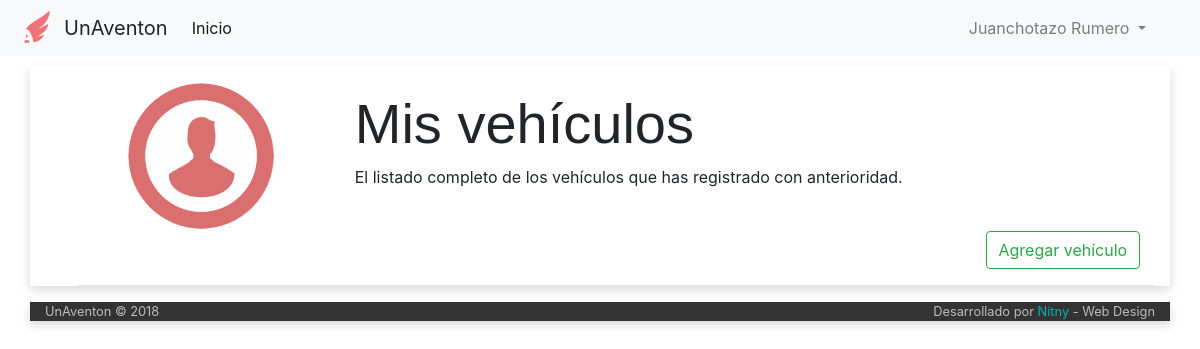
The page /listado-vehiculos (signed in) on the database as committed earlier.
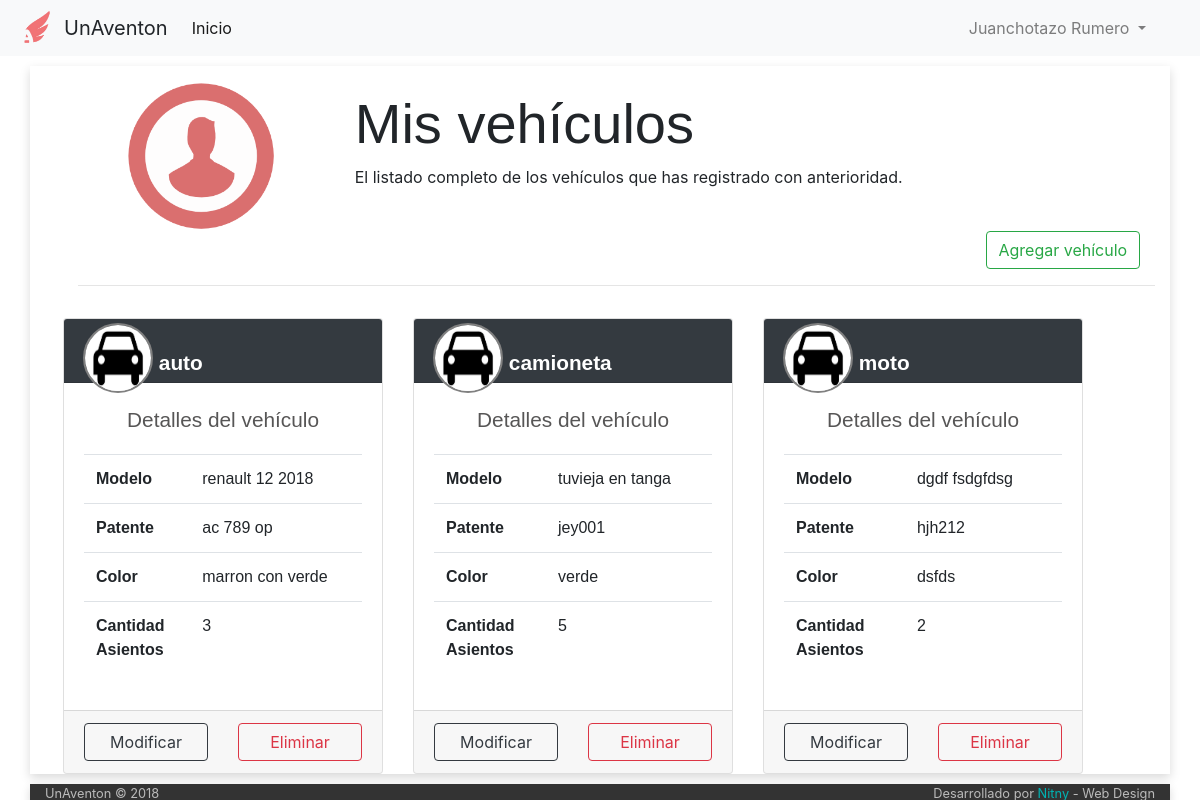
The same page on the database as committed later.
### tables this page shows
CREATE TABLE IF NOT EXISTS `vehiculo` (
  `idVehiculo` int(6) NOT NULL AUTO_INCREMENT,
  `idPropietario` int(6) NOT NULL,
  `cant_asientos` int(2) NOT NULL,
  `modelo` varchar(30) NOT NULL,
  `marca` varchar(30) NOT NULL,
  `color` varchar(20) NOT NULL,
  `patente` varchar(10) NOT NULL COMMENT 'puede ser patente extrangera',
  `estado` varchar(20) NOT NULL,
  `tipo` int(1) DEFAULT NULL,
  PRIMARY KEY (`idVehiculo`)
);

CREATE TABLE IF NOT EXISTS `tipo_vehiculo` (
  `idTipo` int(1) NOT NULL AUTO_INCREMENT,
  `icono` varchar(140) DEFAULT NULL,
  `tipo` varchar(11) NOT NULL,
  PRIMARY KEY (`idTipo`)
);

### index.php (called while the page is built, shortened)
<?php
	include ('php/inicio_body.php');
	$router = new Router;
	$vars = $router->get_variables();
	render($vars);
	include ('php/cierre_body.php');

### controller/listado-vehiculos.php (the view, shortened to what this page needs)
<?php
function render($vars = []){
	include('php/conexion.php');
	?>
		<div class="container" style="width:200rem; padding-left: 3rem">
		<div class="row">
		    <div class="col-md-3" style="text-align: center">
		      <img src="img/user.png" alt="imagen de usuario" style="width: 150px; margin-top: 15px">
		    </div>
		    <div class="col-md-8" style="margin-top: 1.5rem">
		      <h1 class="display-4" style="font-family: helvetica;">Mis vehículos</h1>
		      <p> El listado completo de los vehículos que has registrado con anterioridad. </p>
		    </div>
		</div>
		<div class="row">
			<div class="offset-10">
				<button type="button" class="btn btn-outline-success" data-toggle="modal" data-target="#CargarAuto">Agregar vehículo</button>
			</div>
		</div>
		 <hr>
	<?php
	$consulta = "select *, vehiculo.tipo as 'vehiculotipo'
							from vehiculo
							INNER JOIN tipo_vehiculo on vehiculo.tipo=tipo_vehiculo.idTipo
						  where idPropietario='$_SESSION[userId]'";
	$vehiculos=mysqli_query($conexion, $consulta)
			or die("error de la consulta:".mysqli_error($conexion));
	$vehiculo = mysqli_fetch_array($vehiculos);
	while($vehiculo){
		?>
		<div class="row" style="margin-top: 2rem">
			<div class="card-deck">
		<?php
		$elementosEnFila = 1;
		while(($vehiculo) &&($elementosEnFila <= 3)){
?>
				<div class="card" style="width: 20rem;">
							    <div class="card-header bg-dark text-white">
								    	<div class="profile-header-container">
								  			<div class="row" style="margin-top: -.5rem; margin-left: -1rem;">
								  				<div class="col col-md-4 profile-header-img">
											     	<img class="img-circle" src="img/icono_coche.jpg"/>
												</div>
												<div class="col col-md-8" style="margin-top: 1.5rem; margin-left: -1.7rem;">
											   		<p class="text-left tipo" style="font-family: helvetica; font-size: 1.3rem"> <?php echo $vehiculo['tipo'];?></p>
												</div>
								  			</div>
										</div>
								    </div>
							    <div class="card-body">
							      <h5 class="card-title text-center" style="font-family: sans-serif;font-size: 1.3rem;color: #575656; margin-top: .3rem; margin-bottom: 1.3rem;">Detalles del vehículo</h5>
									<table class="table">
									  <tbody>
									    <tr>
									      <th scope="row">Modelo</th>
									      <td><?php echo "$vehiculo[marca] $vehiculo[modelo]"; ?></td>
									    </tr>
									    <tr>
									      <th scope="row">Patente</th>
									      <td><?php echo $vehiculo['patente']; ?></td>
									    </tr>
									    <tr>
									      <th scope="row">Color</th>
									      <td style=""><?php echo $vehiculo['color']; ?></td>
									    </tr>
									    <tr>
									      <th scope="row">Cantidad<br>Asientos</th>
									      <td><?php echo $vehiculo['cant_asientos']; ?></td>
									    </tr>
									  </tbody>
									</table>
							    </div>
							    <div class="card-footer">
							      <div class="row">
							      	<div class="col col-md-6">
							      			<button type="button" class="btn btn-outline-dark btn-block">Modificar</button>
							      		</div>
							      		<div class="col col-md-6">
							      			<button type="button" class="btn btn-outline-danger btn-block">Eliminar</button>
							      		</div>
							      </div>
							    </div>
							  </div>
							  <?php
			$elementosEnFila++;
			$vehiculo = mysqli_fetch_array($vehiculos);
		}
		?>
		</div>
	</div>
		<?php
	}
	?>
	</div>
	<div class="container">
	<?php
}

### php/inicio_body.php (shortened to what this page needs)
<!DOCTYPE html>
<html>
  <head>
    <link rel="stylesheet" href="https://maxcdn.bootstrapcdn.com/bootstrap/4.0.0/css/bootstrap.min.css">
    <link rel="stylesheet" href="/css/stylo.css">
    <link rel="stylesheet" type="text/css" href="/css/estilo-listado-vehiculos.css">
  </head>
  <body>
    <?php
      include('php/navbar.php');
    ?>

### php/navbar.php (shortened to what this page needs)
<nav class="navbar navbar-expand-lg navbar-light bg-light">
  <img src="img/logo.png" alt="logo" style="width: 40px; margin-right: 8px">
  <a class="navbar-brand">UnAventon</a>
  <div class="collapse navbar-collapse" id="navbarSupportedContent">
    <ul class="navbar-nav mr-auto">
      <li class="nav-item active">
        <a class="nav-link" href="/">Inicio <span class="sr-only">(current)</span></a>
      </li>
    </ul>
      <?php
      if(isset($_SESSION['nombre'])){
        ?>
        <ul class='navbar-nav float-right' style="margin-right: 30px">
            <li class="nav-item dropdown">
                <a class="nav-link dropdown-toggle" href="#" id="navbarDropdown" role="button" data-toggle="dropdown" aria-haspopup="true" aria-expanded="false">
                  <?php echo $_SESSION['nombre']." ".$_SESSION['apellido']; ?>
                </a>
            </li>
        </ul>
        <?php
      }
      ?>
  </div>
</nav>

### php/cierre_body.php (shortened to what this page needs)
<div class="row" style="background-color: #333; color: #bbb">
  <div class="col-md-12">
    <small class="float-left">UnAventon © 2018</small>
    <small class="float-right">Desarrollado por <span style="color:#00b3b3">Nitny</span> - Web Design</small>
  </div>
</div>
</div>
</body>
</html>

### css/stylo.css (style rules this page uses)
body { background-color: #FFF; }
.container { margin-top: 10px; background-color: #fff; box-shadow: 0px 4px 10px #dadada; }

### css/estilo-listado-vehiculos.css (style rules this page uses)
.card-header { height: 4rem; }
.profile-header-img { width: 3rem; }
.profile-header-img > img.img-circle { width: 70px; height: 70px; max-width: 100px; max-height: 100px; -webkit-border-radius: 50%; -moz-border-radius: 50%; border-radius: 50%; border: 2px solid grey; }
.tipo { color: white; font-family: sans-serif; font-size: 40rem; font-weight: bold; }
th,tr { font-family: helvetica; }

Rows that differ between the two databases and show on the page:
now on this page (row edited): vehiculo: tipo_vehiculo.tipo "auto", marca "renault 12", modelo "2018", patente "ac 789 op", color "marron con verde", cant_asientos "3"
now on this page (row edited): vehiculo: tipo_vehiculo.tipo "camioneta", marca "tuvieja", modelo "en tanga", patente "jey001", color "verde", cant_asientos "5"
now on this page (row edited): vehiculo: tipo_vehiculo.tipo "moto", marca "dgdf", modelo "fsdgfdsg", patente "hjh212", color "dsfds", cant_asientos "2"
